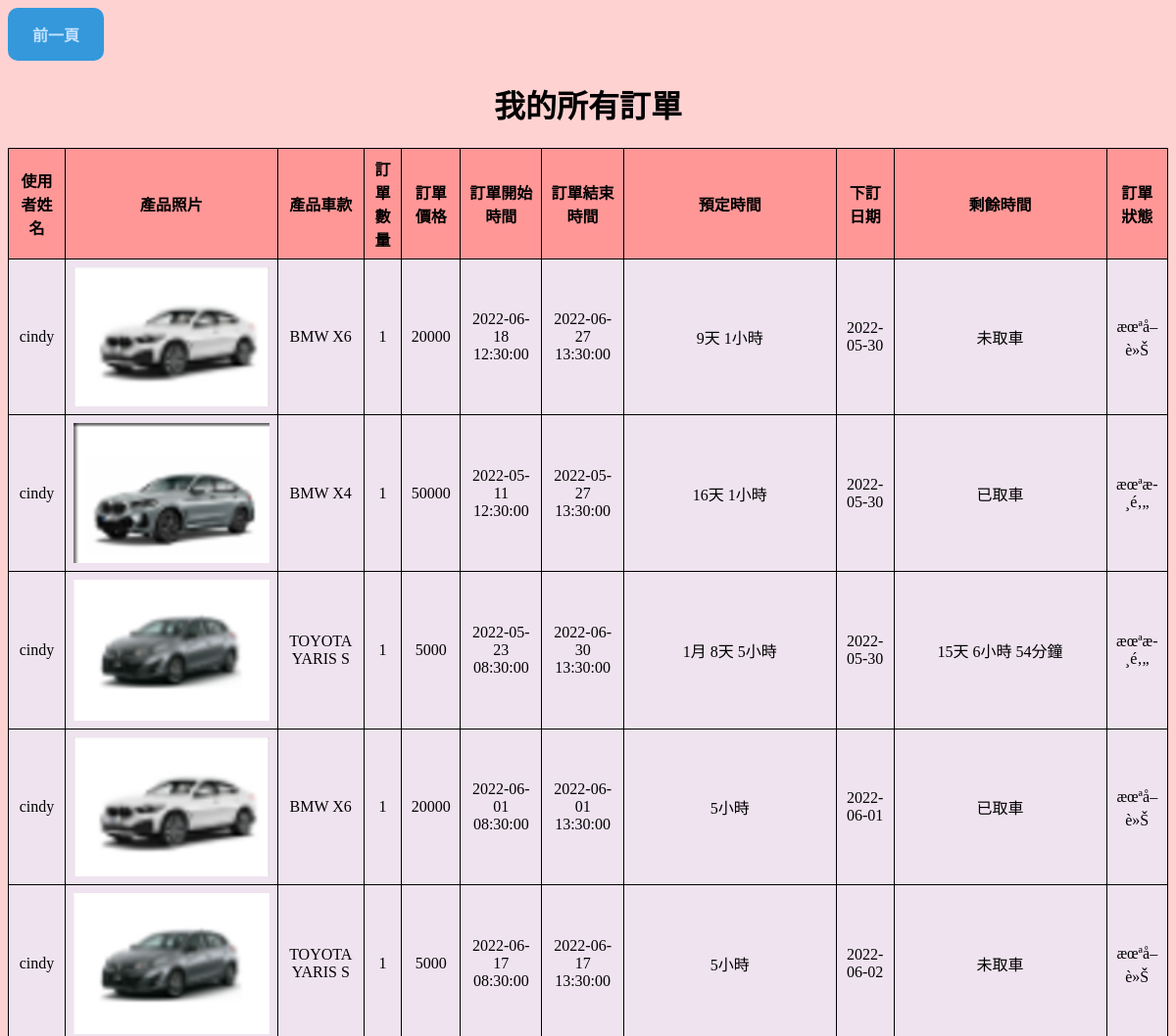
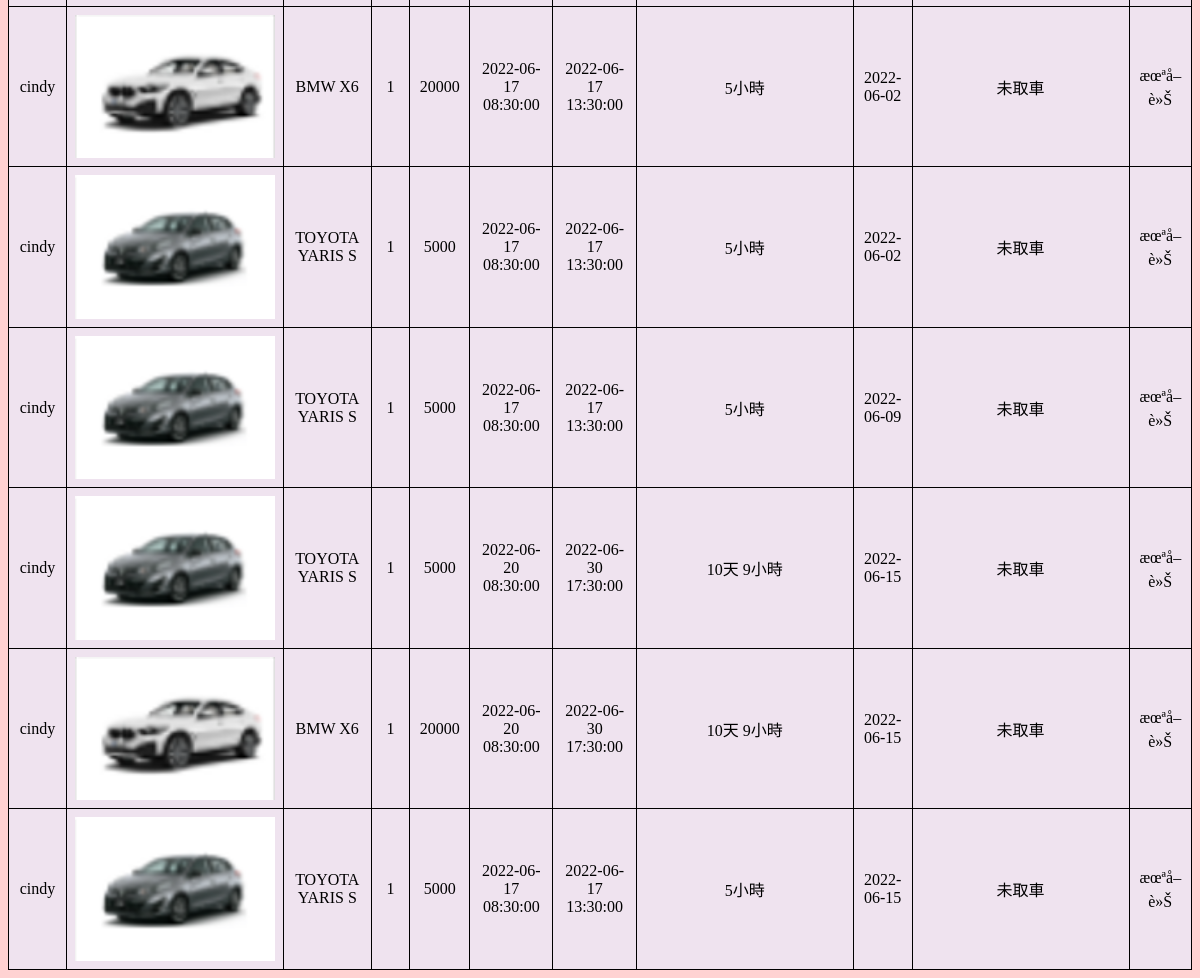
The page /myorder.php (signed in) on the database its author committed (2 pictures, top to bottom).
### tables this page shows
CREATE TABLE `userorder` (
  `userorder_id` int(11) NOT NULL,
  `user_id` int(11) NOT NULL,
  `user_name` varchar(10) NOT NULL,
  `product_id` int(10) NOT NULL,
  `product_photo` varchar(50) NOT NULL,
  `product_type` varchar(50) NOT NULL,
  `order_number` int(20) NOT NULL,
  `order_price` int(10) NOT NULL,
  `order_starttime` datetime NOT NULL,
  `order_endtime` datetime NOT NULL,
  `order_date` date NOT NULL,
  `order_return` text NOT NULL
);

### myorder.php (the view, shortened to what this page needs)
<html>
    <head>
        <link rel="stylesheet" href="myorder.css">
    </head>
<body style="background-color:#FFD2D2;">
    <body>
        <button value="前一頁" class="back" onclick="location.href='personal%20information.php'">前一頁</button>
<?php
    require("DBconnect.php");
    $UID=$_COOKIE["UID"];
    $SQL="SELECT * FROM userorder WHERE user_id=$UID";
    echo "<center>";
    echo "<h1>我的所有訂單</h1>";
    if($result=mysqli_query($link,$SQL)){
        echo "<table border='1'>";
        echo "<td align="."center"." bgcolor ="."#FF9797"."><strong>使用者姓名</td>
        <td align="."center"." bgcolor ="."#FF9797"."><strong>產品照片</strong></td>
        <td align="."center"." bgcolor ="."#FF9797"."><strong>產品車款</strong></td>
        <td align="."center"." bgcolor ="."#FF9797"."><strong>訂單數量</strong></td>
        <td align="."center"." bgcolor ="."#FF9797"."><strong>訂單價格</strong></td>
        <td align="."center"." bgcolor ="."#FF9797"."><strong>訂單開始時間</strong></td>
        <td align="."center"." bgcolor ="."#FF9797"."><strong>訂單結束時間</strong></td>
        <td align="."center"." bgcolor ="."#FF9797"."><strong>預定時間</strong></td>
        <td align="."center"." bgcolor ="."#FF9797"."><strong>下訂日期</strong></td>
        <td align="."center"." bgcolor ="."#FF9797"."><strong>剩餘時間</strong></td>
        <td bgcolor ="."#FF9797"."><strong>訂單狀態</strong></td>";
        while($row=mysqli_fetch_assoc($result)){
            echo "<tr>";
            $order_starttime=$row["order_starttime"];
            $order_endtime=$row["order_endtime"];
            $total=changetime($order_starttime,$order_endtime);
            $remain=remaintime($order_starttime,$order_endtime);
            echo "<td align="."center".">".$row["user_name"]."</td><td>"."<img src=".$row["product_photo"]." width=200></td><td align="."center".">".$row["product_type"]."</td><td align="."center".">".$row["order_number"]."</td><td align="."center".">".$row["order_price"]."</td><td align="."center".">".$row["order_starttime"]."</td><td align="."center".">".$row["order_endtime"]."</td><td width=200  align="."center".">".$total."</td><td align="."center".">".$row["order_date"]."</td><td width=200  align="."center".">".$remain."</td><td align="."center".">".$row["order_return"]."</td>";
            echo "</tr>";
        }
        echo "</table>";
        echo "</center>";
    }
    function changetime($order_starttime,$order_endtime){
        $substract=strtotime($order_endtime)-strtotime($order_starttime);
            $substract=$substract/60;
            if($substract>60){
                $i=(int)$substract%60;
                $substract=$substract/60;
                if($substract>24){
                    $h=(int)$substract%24;
                    $substract=$substract/24;
                    if($substract>30){
                        $d=(int)$substract%30;
                        $substract=$substract/30;
                        if($substract>12){
                            $m=(int)$substract%30;
                            $y=(int)$substract/30;
                        }else{
                            $m=(int)$substract;
                        }
                    }else{
                        $d=(int)$substract;
                    }
                }else{
                    $h=(int)$substract;
                }
            }else{
                $i=(int)$substract;
            }
            $total="";
            if(isset($m) && $m>0){
                $string=(string)$m."月 ";
                $total=$total.$string;
            }
            if(isset($d) && $d>0){
                $string=(string)$d."天 ";
                $total=$total.$string;
            }
            if(isset($h) && $h>0){
                $string=(string)$h."小時 ";
                $total=$total.$string;
            }
            return $total;
    }
    function remaintime($order_starttime,$order_endtime){
        $date=date("Y-m-d h:i:s");
        if(strtotime($order_starttime)>strtotime($date)){
            return "未取車";
        }
        if(strtotime($order_endtime)<strtotime($date)){
            return "已取車";
        }
        $substract=strtotime($order_endtime)-strtotime($date);
            $substract=$substract/60;
            if($substract>60){
                $i=(int)$substract%60;
                $substract=$substract/60;
                if($substract>24){
                    $h=(int)$substract%24;
                    $substract=$substract/24;
                    if($substract>30){
                        $d=(int)$substract%30;
                        $substract=$substract/30;
                        if($substract>12){
                            $m=(int)$substract%30;
                            $y=(int)$substract/30;
                        }else{
                            $m=(int)$substract;
                        }
                    }else{
                        $d=(int)$substract;
                    }
                }else{
                    $h=(int)$substract;
                }
            }else{
                $i=(int)$substract;
            }
            $remain="";
            if(isset($d) && $d>0){
                $string=(string)$d."天 ";
                $remain=$remain.$string;
            }
            if(isset($h) && $h>0){
                $string=(string)$h."小時 ";
                $remain=$remain.$string;
            }
            if(isset($i) && $i>0){
                $string=(string)$i."分鐘 ";
                $remain=$remain.$string;
            }
            return $remain;
    }
    ?>

### myorder.css (style rules this page uses)
button { padding: 15px 25px; border:none; border-radius: 10px; cursor: pointer; }
button.back { background-color: #3498db; color: #C4E1FF; font-size:medium; font-weight:bold; }
table { border: 0; border-collapse: collapse; background-color: #efe3ef; color: #000000; border: solid 1px #000000; }
td { border: solid 1px #000000; text-align: center; padding: 8px; }

### rows shown on the page
userorder: user_name "cindy", product_photo (picture), product_type "BMW X6", order_number "1", order_price "20000", order_starttime "2022-06-18 12:30:00", order_endtime "2022-06-27 13:30:00", total "9天 1小時", order_date "2022-05-30", remain "未取車", order_return "æœªå–è»Š"
userorder: user_name "cindy", product_photo (picture), product_type "BMW X4", order_number "1", order_price "50000", order_starttime "2022-05-11 12:30:00", order_endtime "2022-05-27 13:30:00", total "16天 1小時", order_date "2022-05-30", remain "已取車", order_return "æœªæ­¸é‚„"
userorder: user_name "cindy", product_photo (picture), product_type "TOYOTA YARIS S", order_number "1", order_price "5000", order_starttime "2022-05-23 08:30:00", order_endtime "2022-06-30 13:30:00", total "1月 8天 5小時", order_date "2022-05-30", remain "15天 6小時 54分鐘", order_return "æœªæ­¸é‚„"
userorder: user_name "cindy", product_photo (picture), product_type "BMW X6", order_number "1", order_price "20000", order_starttime "2022-06-01 08:30:00", order_endtime "2022-06-01 13:30:00", total "5小時", order_date "2022-06-01", remain "已取車", order_return "æœªå–è»Š"
userorder: user_name "cindy", product_photo (picture), product_type "TOYOTA YARIS S", order_number "1", order_price "5000", order_starttime "2022-06-17 08:30:00", order_endtime "2022-06-17 13:30:00", total "5小時", order_date "2022-06-02", remain "未取車", order_return "æœªå–è»Š"
userorder: user_name "cindy", product_photo (picture), product_type "BMW X6", order_number "1", order_price "20000", order_starttime "2022-06-17 08:30:00", order_endtime "2022-06-17 13:30:00", total "5小時", order_date "2022-06-02", remain "未取車", order_return "æœªå–è»Š"
userorder: user_name "cindy", product_photo (picture), product_type "TOYOTA YARIS S", order_number "1", order_price "5000", order_starttime "2022-06-17 08:30:00", order_endtime "2022-06-17 13:30:00", total "5小時", order_date "2022-06-02", remain "未取車", order_return "æœªå–è»Š"
userorder: user_name "cindy", product_photo (picture), product_type "TOYOTA YARIS S", order_number "1", order_price "5000", order_starttime "2022-06-17 08:30:00", order_endtime "2022-06-17 13:30:00", total "5小時", order_date "2022-06-09", remain "未取車", order_return "æœªå–è»Š"
userorder: user_name "cindy", product_photo (picture), product_type "TOYOTA YARIS S", order_number "1", order_price "5000", order_starttime "2022-06-20 08:30:00", order_endtime "2022-06-30 17:30:00", total "10天 9小時", order_date "2022-06-15", remain "未取車", order_return "æœªå–è»Š"
userorder: user_name "cindy", product_photo (picture), product_type "BMW X6", order_number "1", order_price "20000", order_starttime "2022-06-20 08:30:00", order_endtime "2022-06-30 17:30:00", total "10天 9小時", order_date "2022-06-15", remain "未取車", order_return "æœªå–è»Š"
userorder: user_name "cindy", product_photo (picture), product_type "TOYOTA YARIS S", order_number "1", order_price "5000", order_starttime "2022-06-17 08:30:00", order_endtime "2022-06-17 13:30:00", total "5小時", order_date "2022-06-15", remain "未取車", order_return "æœªå–è»Š"
